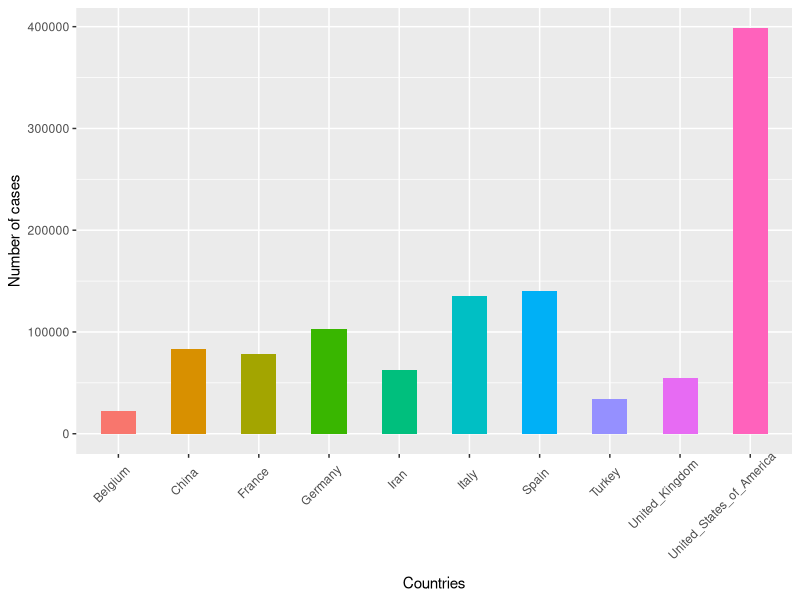
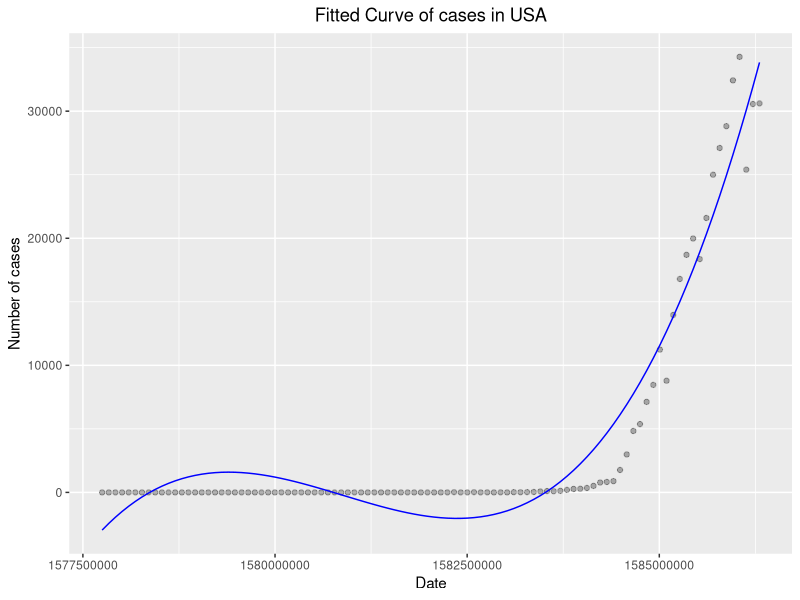
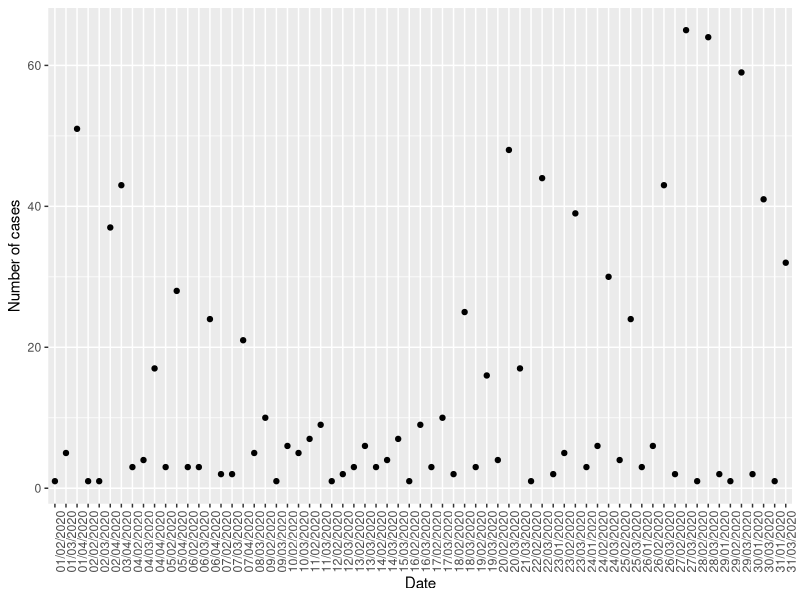

Recreate these plots in R, in order.
## ---- chunk 1
library(readxl)
covid19_data <- read_excel("COVID-19-geographic-disbtribution-worldwide.xlsx")

total_cases <- aggregate(covid19_data["cases"], covid19_data["countriesAndTerritories"],sum)
sort_data <- total_cases[order(-total_cases$cases),]
top10_coutr <- subset(sort_data[1:10,])

library(ggplot2)
ggplot(top10_coutr,aes(x = countriesAndTerritories, y = cases, fill = countriesAndTerritories)) + 
   geom_bar(stat="identity",width = 0.5) +
   theme(axis.text.x = element_text(angle = 45, hjust = 0.8, vjust = 0.9)) +
   xlab("Countries")+theme(legend.position="none") +
   scale_y_continuous("Number of cases",labels = c("0","100000","200000","300000","400000"))
## ---- chunk 2
CaseAndDeath <- aggregate(c(covid19_data["cases"],covid19_data["deaths"]), covid19_data["countriesAndTerritories"],sum)
CaseAndDeath["deathrate"] <- CaseAndDeath$deaths/CaseAndDeath$cases
sort_deathrate <- CaseAndDeath[order(-CaseAndDeath$deathrate),]
top1_coutr <- subset(sort_deathrate[1,])
print(paste("The country having the highest death rate is",top1_coutr$countriesAndTerritories))
print(paste("The death rate of this country is ",top1_coutr$deathrate))

## ---- chunk 3
US_data <- subset(covid19_data, geoId == "US")
US_data$dateRep <- as.numeric(US_data$dateRep)
model <- lm(cases ~ poly(dateRep,3), US_data)
pd_model <- data.frame(US_data$dateRep, model$fitted.values)
ggplot(US_data, aes(x=dateRep, y=cases))+
  geom_point(alpha=0.3,fill='white')+
  geom_line(data=pd_model, aes(y=model.fitted.values,x=US_data.dateRep), colour="blue")+
  labs(title = "Fitted Curve of cases in USA", x = "Date", y = "Number of cases")+
  theme(plot.title = element_text(hjust = 0.5)) 
## ---- chunk 4
hk_data <- read.csv("enhanced_sur_covid_19_eng.csv")
summary(hk_data)
print("The number of patients in different hospitals")
sort(table(hk_data$Name.of.hospital.admitted), decreasing = TRUE)

group_data <- table(hk_data$Report.date)
plot_data <- data.frame(group_data)
ggplot(plot_data,aes(x = Var1, y = Freq)) +
  geom_point() +
  theme(axis.text.x = element_text(size = 9, angle = 90))+
  labs(x = "Date", y = "Number of cases")
